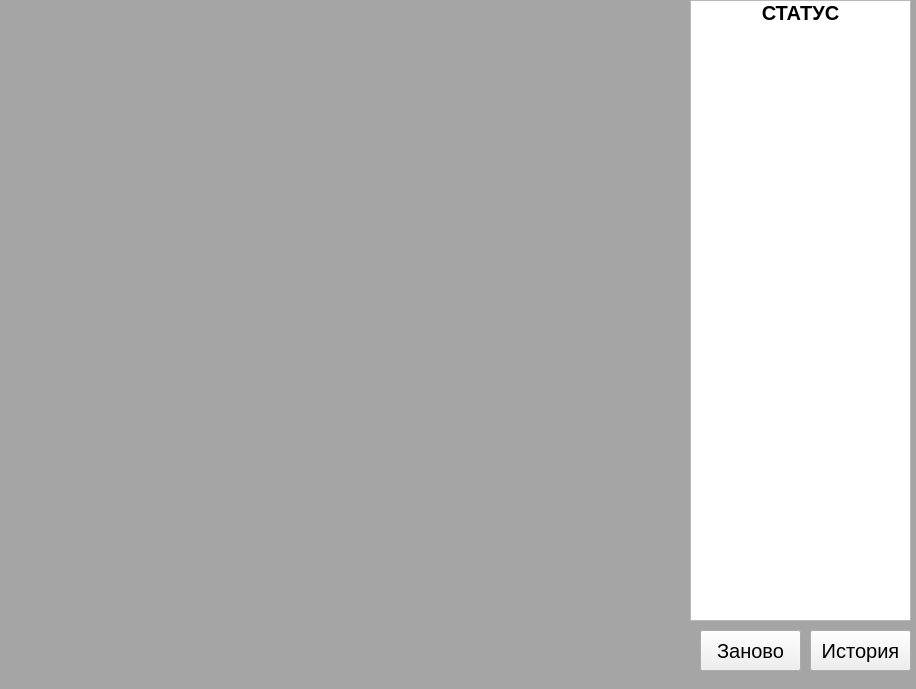
<?xml version="1.0" encoding="UTF-8"?>
<ui version="4.0">
 <class>MainWindow</class>
 <widget class="QMainWindow" name="MainWindow">
  <property name="geometry">
   <rect>
    <x>0</x>
    <y>0</y>
    <width>916</width>
    <height>689</height>
   </rect>
  </property>
  <property name="windowTitle">
   <string>MainWindow</string>
  </property>
  <property name="styleSheet">
   <string notr="true">QMainWindow {
	
	background-color: rgb(165, 165, 165);
}</string>
  </property>
  <widget class="QWidget" name="centralwidget">
   <widget class="QPushButton" name="play_again">
    <property name="geometry">
     <rect>
      <x>700</x>
      <y>630</y>
      <width>101</width>
      <height>41</height>
     </rect>
    </property>
    <property name="font">
     <font>
      <pointsize>15</pointsize>
     </font>
    </property>
    <property name="text">
     <string>Заново</string>
    </property>
   </widget>
   <widget class="QListWidget" name="StatusList">
    <property name="geometry">
     <rect>
      <x>690</x>
      <y>0</y>
      <width>221</width>
      <height>621</height>
     </rect>
    </property>
    <item>
     <property name="text">
      <string>СТАТУС</string>
     </property>
     <property name="font">
      <font>
       <pointsize>15</pointsize>
       <weight>75</weight>
       <italic>false</italic>
       <bold>true</bold>
       <underline>false</underline>
       <strikeout>false</strikeout>
       <kerning>true</kerning>
      </font>
     </property>
     <property name="textAlignment">
      <set>AlignCenter</set>
     </property>
    </item>
   </widget>
   <widget class="QPushButton" name="status_btn">
    <property name="geometry">
     <rect>
      <x>810</x>
      <y>630</y>
      <width>101</width>
      <height>41</height>
     </rect>
    </property>
    <property name="font">
     <font>
      <pointsize>15</pointsize>
     </font>
    </property>
    <property name="text">
     <string>История</string>
    </property>
   </widget>
  </widget>
 </widget>
 <resources/>
 <connections/>
</ui>
